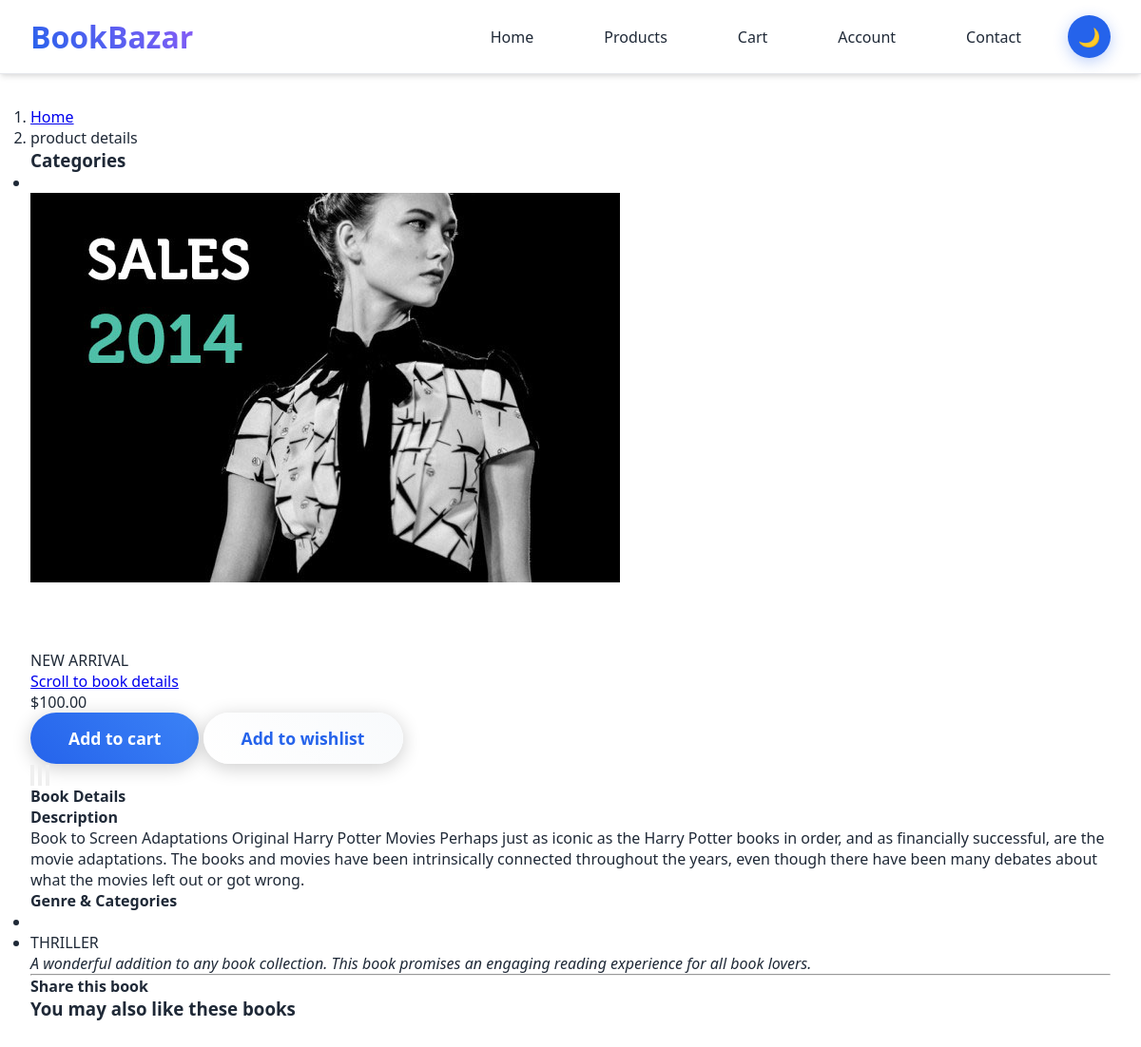
The app's page /eco/product/harry-potter-and-the-order-of-phoenix/ with its own data.
### eco/models.py (models this page shows, shortened)
class Book(models.Model):
    title = models.CharField(max_length=200)
    author = models.ForeignKey(Author, on_delete=models.SET_NULL, null=True, blank=True)
    additional_authors = models.CharField(max_length=200, blank=True, help_text="Other authors, separated by commas")
    isbn = models.CharField(max_length=13, blank=True, verbose_name="ISBN")
    isbn13 = models.CharField(max_length=17, blank=True, verbose_name="ISBN-13")
    category = TreeForeignKey(Category, related_name='books', on_delete=models.SET_NULL, null=True, blank=True)
    genre = models.CharField(max_length=20, choices=BOOK_GENRES, blank=True)
    format_type = models.CharField(max_length=10, choices=BOOK_FORMATS, default='PAPERBACK')
    condition = models.CharField(max_length=10, choices=BOOK_CONDITIONS, default='NEW')
    publisher = models.ForeignKey(Publisher, on_delete=models.SET_NULL, null=True, blank=True)
    publication_date = models.DateField(null=True, blank=True)
    edition = models.CharField(max_length=50, blank=True)
    pages = models.PositiveIntegerField(null=True, blank=True)
    language = models.CharField(max_length=50, default='English')
    price = models.DecimalField(max_digits=10, decimal_places=2)
    discount_price = models.DecimalField(max_digits=10, decimal_places=2, null=True, blank=True)
    label1 = models.CharField(choices=LABEL_CHOICES, max_length=1, blank=True)
    label2 = models.CharField(choices=LABEL_CHOICES, max_length=1, blank=True)
    label3 = models.CharField(choices=LABEL_CHOICES, max_length=1, blank=True)
    cover_image = models.ImageField(upload_to='book_covers/', blank=True, null=True, help_text="Main book cover image")
    additional_images = models.ImageField(upload_to='book_images/', blank=True, null=True, help_text="Additional book images")
    description = models.TextField()
    excerpt = models.TextField(blank=True, help_text="Short excerpt or first chapter")
    stock_quantity = models.PositiveIntegerField(default=0)
    is_available = models.BooleanField(default=True)
    slug = models.SlugField(unique=True)
    created_at = models.DateTimeField(auto_now_add=True)
    updated_at = models.DateTimeField(auto_now=True)
    class Meta:
        ordering = ['-created_at']
        verbose_name = "Book"
        verbose_name_plural = "Books"
    def get_add_to_cart_url(self):
        return reverse("eco:add-to-cart", kwargs={'slug': self.slug})
    def get_add_to_wish_url(self):
        return reverse("eco:add-to-wish", kwargs={'slug': self.slug})

### eco/views.py (the view)
# urls.py: path('product/<slug:slug>/', views.EcoDetail.as_view(), name='product-detail'),
class EcoDetail(DetailView):
    model = Book
    template_name = 'eco/detail.html'
    context_object_name = 'item'
    def get_context_data(self, **kwargs):
        context = super().get_context_data(**kwargs)
        context['category'] = Category.objects.all()
        context['related_items'] = Book.objects.filter(category=self.object.category).exclude(pk=self.object.pk)[:3]
        if self.request.user.is_authenticated:
            context['in_wishlist'] = Wishlist.objects.filter(
                user=self.request.user,
                book=self.object
            ).exists()
        else:
            context['in_wishlist'] = False
        return context

### eco/context_processors.py (called while the page is built, shortened)
def cart_count(request):
    cart_count = 0
    return {'cart_count': cart_count}

### templates/eco/detail.html (shortened to what this page needs)
{% extends "eco/base.html" %}
{% load static %}
{% load mptt_tags %}
{% block content %}
  <body>
    <div id="all">
      <div id="content">
        <div class="container">
          <div class="row">
            <div class="col-lg-12">
              <nav aria-label="breadcrumb">
                <ol class="breadcrumb">
                  <li class="breadcrumb-item"><a href="#">Home</a></li>
                  <li aria-current="page" class="breadcrumb-item active">product details</li>
                </ol>
              </nav>
            </div>
            <div class="col-lg-3">
              <div class="card sidebar-menu mb-4">
                <div class="card-header">
                  <h3 class="h4 card-title">Categories</h3>
                </div>
                <div class="card-body">
                  <ul class="nav nav-pills flex-column category-menu">
                    <li>
                  </li>
                  </ul>
                </div>
              </div>
              <div class="banner"><a href="#"><img src="{% static 'eco/img/banner.jpg' %}" alt="sales 2014" class="img-fluid"></a></div>
            </div>
            <div class="col-lg-9 order-1 order-lg-2">
              <div id="productMain" class="row">
                <div class="col-md-6">
                  <div data-slider-id="1" class="owl-carousel shop-detail-carousel">
                    <div class="item"> <img src="{{object.image.url}}" alt="" class="img-fluid"></div>
                    <div class="item"> <img src="{{object.image.url}}" alt="" class="img-fluid"></div>
                    <div class="item"> <img src="{{object.image.url}}" alt="" class="img-fluid"></div>
                  </div>
                  {% if object.label1 %}
                  <div class="ribbon sale">
                    <div class="theribbon">{{object.get_label1_display}}</div>
                  </div>
                  {% endif %}
                </div>
                <div class="col-md-6">
                  <div class="box">
                    <p class="goToDescription"><a href="#details" class="scroll-to">Scroll to book details</a></p>
                    <p class="price">${{object.price}}</p>
                    <p class="text-center buttons"><a href="{{ object.get_add_to_cart_url }}" class="btn btn-primary"> Add to cart</a>
                      <a href="{{ object.get_add_to_wish_url}}" class="btn btn-outline-primary"> Add to wishlist</a></p>
                  </div>
                  <div data-slider-id="1" class="owl-thumbs">
                    <button class="owl-thumb-item"><img src="{{object.image.url}}" alt="" class="img-fluid"></button>
                    <button class="owl-thumb-item"><img src="{{object.image.url}}" alt="" class="img-fluid"></button>
                    <button class="owl-thumb-item"><img src="{{object.image.url}}" alt="" class="img-fluid"></button>
                  </div>
                </div>
              </div>
              <div class="book-details box" id="details">
                <h4>Book Details</h4>
                <h4>Description</h4>
                <p>{{ object.description }}</p>
                <h4>Genre & Categories</h4>
                <ul>
                  <li>{{ object.category.name }}</li>
                  {% if object.genre %}
                  <li>{{ object.genre }}</li>
                  {% endif %}
                </ul>
                <blockquote>
                  <p><em>A wonderful addition to any book collection. This book promises an engaging reading experience for all book lovers.</em></p>
                </blockquote>
                <hr>
                <div class="social">
                  <h4>Share this book</h4>
                </div>
              </div>
              <div class="row same-height-row">
                <div class="col-md-3 col-sm-6">
                  <div class="box same-height">
                    <h3>You may also like these books</h3>
                  </div>
                </div>
              </div>
            </div>
          </div>
        </div>
      </div>
    </div>
  </body>
{% endblock content %}

### templates/eco/base.html (style rules this page uses)
:root { --primary: #2563eb; --primary-light: #3b82f6; --secondary: #10b981; --accent: #8b5cf6; --dark: #1f2937; --light: #ffffff; --gray-light: #f8fafc; --gray: #6b7280; --border: #e5e7eb; --bg-color: #ffffff; --text-color: #1f2937; --card-bg: #ffffff; --nav-bg: rgba(255, 255, 255, 0.95); --shadow: 0 4px 6px -1px rgba(0, 0, 0, 0.1), 0 2px 4px -1px rgba(0, 0, 0, 0.06); --shadow-lg: 0 20px 25px -5px rgba(0, 0, 0, 0.1), 0 10px 10px -5px rgba(0, 0, 0, 0.04); }
* { margin: 0; padding: 0; box-sizing: border-box; font-family: 'Segoe UI', system-ui, sans-serif; }
body { background: var(--bg-color); color: var(--text-color); min-height: 100vh; overflow-x: hidden; transition: all 0.3s ease; }
.btn { background: linear-gradient(45deg, var(--light), #f8fafc); border: none; padding: 15px 40px; border-radius: 30px; color: var(--primary); font-weight: 600; cursor: pointer; transition: all 0.3s ease; box-shadow: 0 4px 20px rgba(0, 0, 0, 0.2); font-size: 1.1rem; text-decoration: none; display: inline-block; }
.btn-primary { background: linear-gradient(45deg, var(--primary), var(--primary-light)); color: white; }

### records on screen
Book: label1 "NEW ARRIVAL", price "100.00", description "Book to Screen Adaptations Original Harry Potter Movies Perhaps just as iconic as the Harry Potter books in order, and as financially successful, are the movie adaptations. The books and movies have been intrinsically connected throughout the years, even though there have been many debates about what the movies left out or got wrong.", genre "THRILLER"
